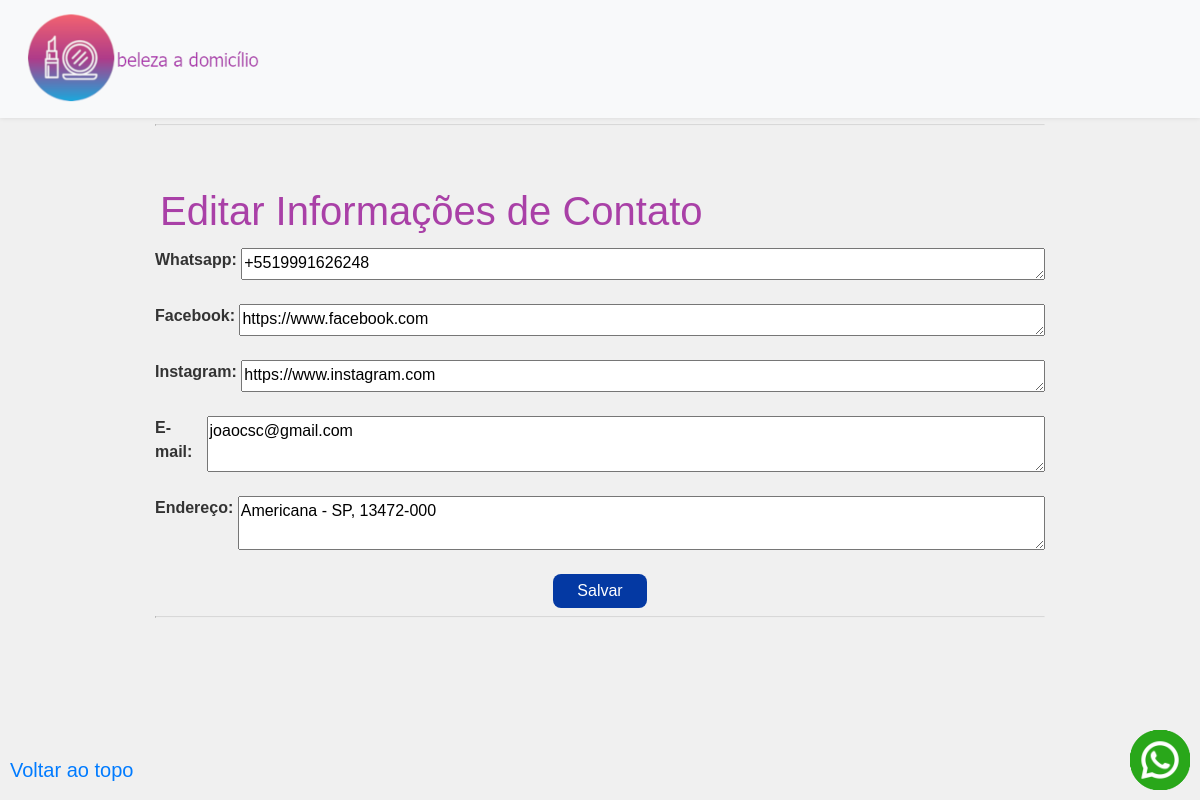
The page /admin/edit_contato/1 (signed in) on the database its author committed.
### tables this page shows
CREATE TABLE contato (
    id INTEGER PRIMARY KEY AUTOINCREMENT,
    created TIMESTAMP NOT NULL DEFAULT CURRENT_TIMESTAMP,
    whatsapp TEXT NOT NULL,
    facebook TEXT NOT NULL,
    instagram TEXT NOT NULL,
    email TEXT NOT NULL,
    endereco TEXT NOT NULL
);

### app.py (the view, shortened to what this page needs)
@app.route('/admin/edit_contato/<int:id>', methods=['GET', 'POST'])
@login_required
def edit_contato(id):
    conn = get_db_connection()
    cursor = conn.cursor()
    cursor.execute('SELECT * FROM contato WHERE id = ?', (id,))
    contato = cursor.fetchone()
    conn.close()
    return render_template('edit_contato.html', contato=contato)

### app.py (called while the page is built)
def get_db_connection():
    conn = sqlite3.connect('database.db')
    conn.row_factory = sqlite3.Row
    return conn

@login_manager.user_loader
def load_user(user_id):
    conn = get_db_connection()
    usuario = conn.execute('SELECT * FROM usuarios WHERE id = ?',
                        (user_id,)).fetchone()
    conn.close()
    if usuario:
        return Usuario(usuario[0], usuario[1], usuario[2])
    return None

### templates/edit_contato.html (shortened to what this page needs)
{% extends 'base2.html' %}
{% block content %}
	<br><br><br>
	<hr>
	<br><br>
    <h1>Editar Informações de Contato</h1>
    <form action="{{ url_for('edit_contato', id=contato.id) }}" method="post">
		<div class="flex-container">
			<label for="whatsapp"><b>Whatsapp:</b></label>
			<textarea id="whatsapp" name="whatsapp" rows="1" cols="100">{{ contato.whatsapp }}</textarea>
		</div>
        <br>
		<div class="flex-container">
			<label for="facebook"><b>Facebook:</b></label>
			<textarea id="facebook" name="facebook" rows="1" cols="100">{{ contato.facebook }}</textarea>
		</div>
        <br>
		<div class="flex-container">
			<label for="instagram"><b>Instagram:</b></label>
			<textarea id="instagram" name="instagram" rows="1" cols="100">{{ contato.instagram }}</textarea>
		</div>
        <br>
		<div class="flex-container">
			<label for="email"><b>E-mail:</b></label>
			<textarea id="email" name="email" rows="1" cols="100">{{ contato.email }}</textarea>
		</div>
        <br>
		<div class="flex-container">
			<label for="endereco"><b>Endereço:</b></label>
			<textarea id="endereco" name="endereco" rows="2" cols="100">{{ contato.endereco }}</textarea>
		</div>
        <br>
        <center><button type="submit">Salvar</button></center>
    </form>
{% endblock %}

### templates/base2.html (shortened to what this page needs)
<!doctype html>
<html lang="en">
  <head>
    <link rel="stylesheet" href="https://stackpath.bootstrapcdn.com/bootstrap/4.3.1/css/bootstrap.min.css">
	<link rel="stylesheet" href="https://cdn.jsdelivr.net/npm/bootstrap@4.6.1/dist/css/bootstrap.min.css">
	<link rel="stylesheet" href="{{ url_for('static', filename='css/style.css') }}">
  </head>
  <body>
  	<div id="topo">
    	<nav class="navbar navbar-expand-md navbar-light bg-light" style="position: fixed; top: 0; left: 0; width: 100%; z-index: 10; background-color: #fff; box-shadow: 0 0 5px rgba(0, 0, 0, 0.1);">
        <a href="{{ url_for('index')}}"><img src="{{ url_for('static', filename='img/logo/ad2.png') }}" alt="Ana Dias | Delícias Doces"></a>
	</div>
	{% for contato in contato %}
		<a class="navbar-brand" href="https://api.whatsapp.com/send?phone={{ contato['whatsapp'] }}&text=Olá! Venho a partir do site.">
		  <img src="{{ url_for('static', filename='img/whatsapp.png') }}" alt="Whatsapp" width="60" height="60" style="position: fixed; bottom: 10px; right: 10px; z-index: 100;">
		</a>
	{% endfor %}
	<a class="navbar-brand" href="#topo" style="position: fixed; bottom: 10px; left: 10px; z-index: 100;">Voltar ao topo</a>
    <div class="container">
        {% block content %} {% endblock %}
		<hr>
		<br><br><br>
	<br><br><br>
    </div>
  </body>
</html>

### static/css/style.css (style rules this page uses)
h1 { color: #A940A7; font-family: Arial, sans-serif; text-align: left; padding: 5px; }
hr { display: block; margin-top: 0.5em; margin-bottom: 0.5em; margin-left: auto; margin-right: auto; border-style: inset; border-width: 1px; }
button { background-color: #0439a3; border: none; color: white; padding: 5px 24px; text-align: center; text-decoration: none; display: inline-block; font-size: 16px; border-radius: 8px; }
.container { overflow: hidden; }
.flex-container { display: flex; justify-content: center; }
body { font-family: Arial, sans-serif; font-size: 16px; color: #333; background-color: #f0f0f0; margin: 0 auto; padding: 20px; max-width: 960px; }

### rows shown on the page
contato: whatsapp "+5519991626248", facebook "https://www.facebook.com", instagram "https://www.instagram.com", email "joaocsc@gmail.com", endereco "Americana - SP, 13472-000"
